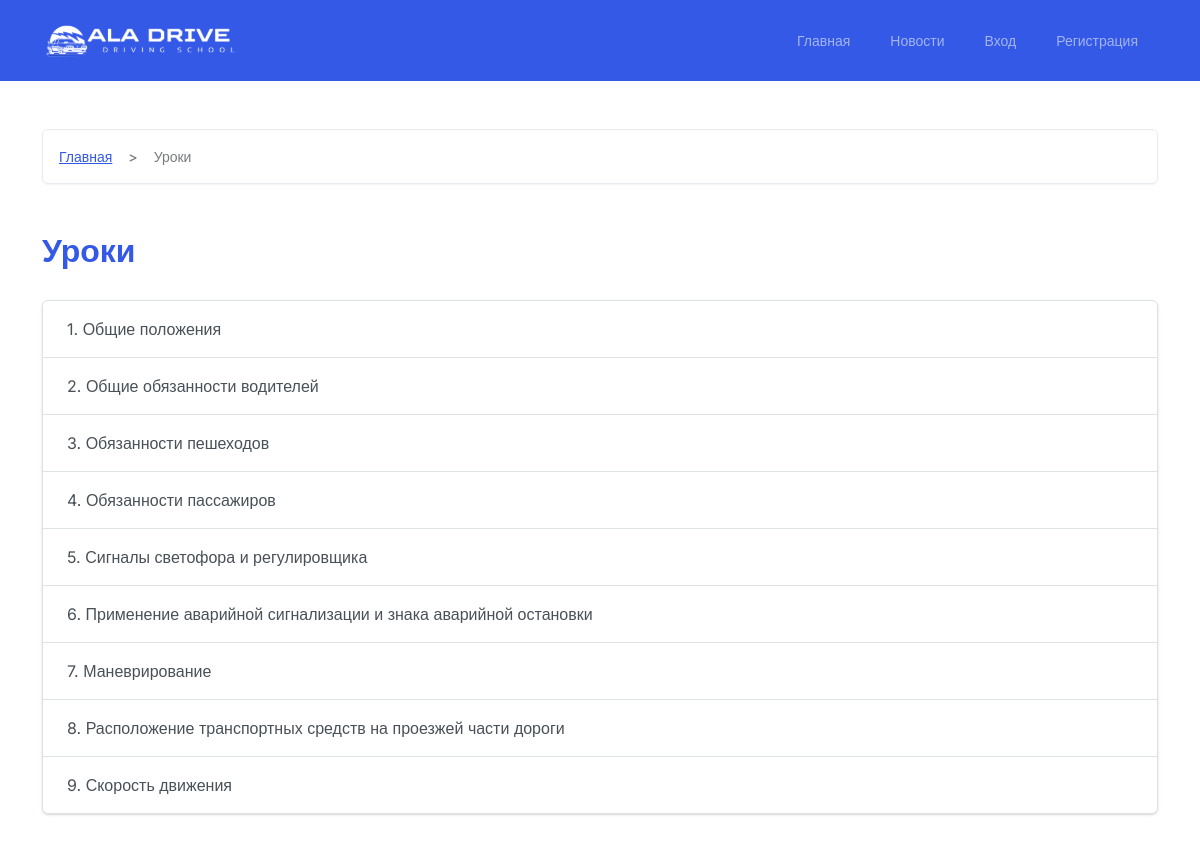
The page /lessons on the database its author committed.
### core_app/models.py (models this page shows, shortened)
class Lesson(models.Model):
    title = models.CharField("Заголовок", max_length=255)
    description = HTMLField(null=True, blank=True)
    video_url = models.CharField("Видео (URL)", max_length=500, null=True, blank=True)
    class Meta:
        verbose_name = "Урок"
        verbose_name_plural = "Уроки"

### core_app/views.py (the view)
# urls.py: path('lessons', views.lessons_page, name='lessons_page'),
def lessons_page(request):
    lessons = Lesson.objects.all()
    context = {
        'lessons': lessons
    }
    return render(request, "./lessons_page.html", context)

### core_app/templates/lessons_page.html (shortened to what this page needs)
{% extends './base.html' %}
{% load crispy_forms_tags %}
{% block content %}
<section class="pt-5 pb-5">
    <div class="container">
        <nav style="--bs-breadcrumb-divider: '>';" aria-label="breadcrumb">
            <ol class="breadcrumb mb-5">
                <li class="breadcrumb-item"><a href="{% url 'start_page' %}">Главная</a></li>
                <li class="breadcrumb-item active" aria-current="page">Уроки</li>
            </ol>
        </nav>
        <h1 class="title text-primary">Уроки</h1>
        <div class="list-group">
            {% for lesson in lessons %}
            <a href="{% url 'lessons_detail_page' pk=lesson.pk %}" class="list-group-item list-group-item-action">{{ forloop.counter }}. {{ lesson.title }}</a>
            {% endfor %}
        </div>
    </div>
</section>
{% endblock %}

### core_app/static/css/style.css (style rules this page uses)
* { padding: 0; margin: 0; box-sizing: border-box; font-family: "Inter", sans-serif;; }
.title { font-size: 32px; font-weight: 700; margin-bottom: 30px; }

### rows shown on the page
Lesson: title "Общие положения"
Lesson: title "Общие обязанности водителей"
Lesson: title "Обязанности пешеходов"
Lesson: title "Обязанности пассажиров"
Lesson: title "Сигналы светофора и регулировщика"
Lesson: title "Применение аварийной сигнализации и знака аварийной остановки"
Lesson: title "Маневрирование"
Lesson: title "Расположение транспортных средств на проезжей части дороги"
Lesson: title "Скорость движения"
